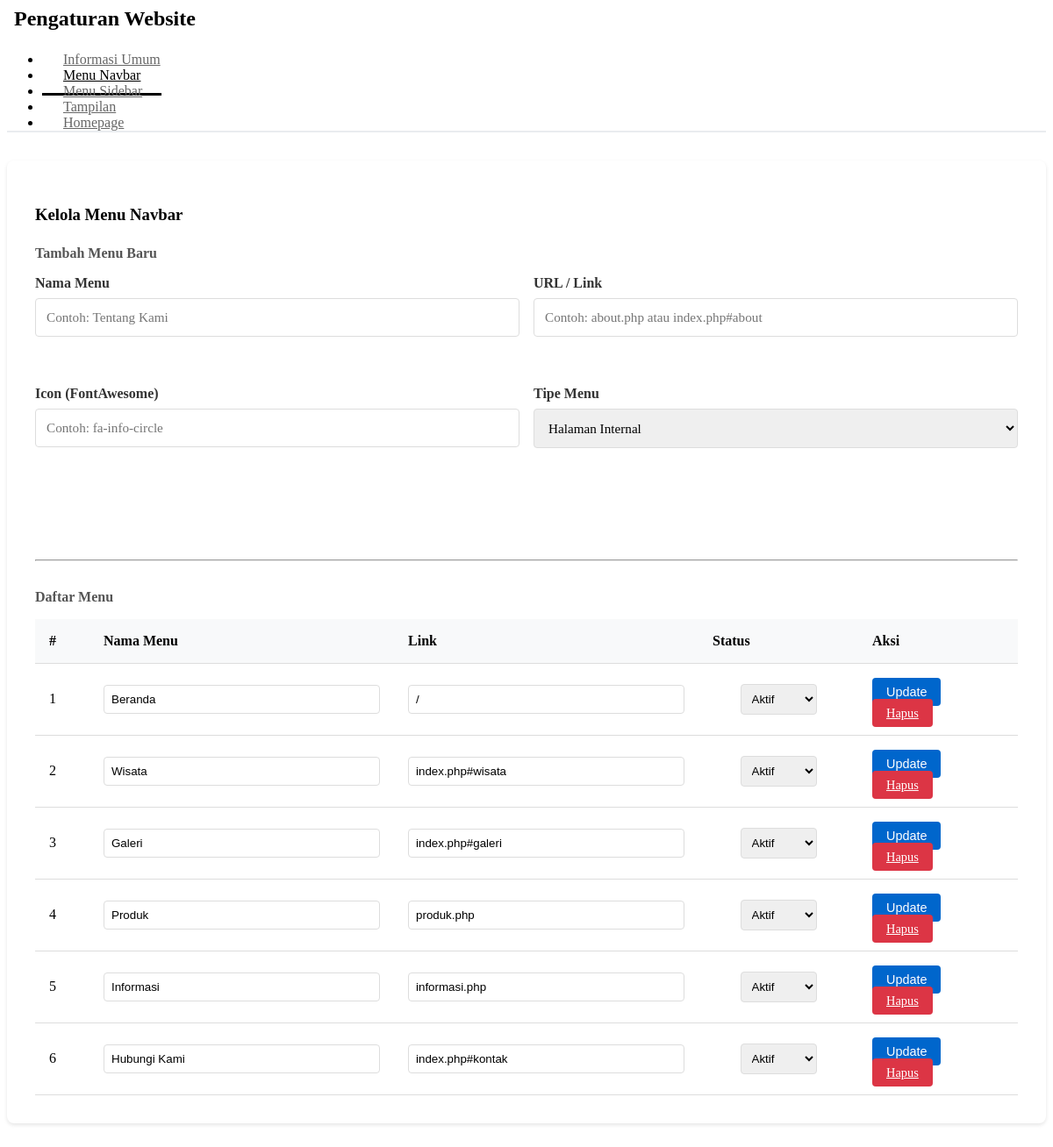
The app's page /dashboard/pages/settings.php?page=settings&tab=navbar with its own data.
### tables this page shows
CREATE TABLE IF NOT EXISTS menu_navbar (
    id INT PRIMARY KEY AUTO_INCREMENT,
    label VARCHAR(100) NOT NULL,
    url VARCHAR(255),
    icon VARCHAR(50),
    urutan INT DEFAULT 0,
    aktif TINYINT DEFAULT 1,
    tipe_menu ENUM('link_eksternal', 'halaman_internal', 'kategori') DEFAULT 'halaman_internal',
    keterangan TEXT,
    created_at TIMESTAMP DEFAULT CURRENT_TIMESTAMP,
    updated_at TIMESTAMP DEFAULT CURRENT_TIMESTAMP ON UPDATE CURRENT_TIMESTAMP
);

### dashboard/pages/settings.php (the view, shortened to what this page needs)
    <?php
$menu_navbar = mysqli_query($koneksi, "SELECT * FROM menu_navbar ORDER BY urutan ASC");
$menu_navbar_data = mysqli_fetch_all($menu_navbar, MYSQLI_ASSOC);
$current_tab = $_GET['tab'] ?? 'general';
?>
<div class="settings-container">
    <h2 class="section-title">
        <i class="fa fa-cog"></i> Pengaturan Website
    </h2>
    <ul class="nav nav-tabs" role="tablist" style="border-bottom: 2px solid #e9ecef; margin-bottom: 0;">
        <li class="nav-item">
            <a class="nav-link <?php echo $current_tab == 'general' ? 'active' : ''; ?>"
               href="?page=settings&tab=general">
                <i class="fa fa-info-circle"></i> Informasi Umum
            </a>
        </li>
        <li class="nav-item">
            <a class="nav-link <?php echo $current_tab == 'navbar' ? 'active' : ''; ?>"
               href="?page=settings&tab=navbar">
                <i class="fa fa-bars"></i> Menu Navbar
            </a>
        </li>
        <li class="nav-item">
            <a class="nav-link <?php echo $current_tab == 'sidebar' ? 'active' : ''; ?>"
               href="?page=settings&tab=sidebar">
                <i class="fa fa-list"></i> Menu Sidebar
            </a>
        </li>
        <li class="nav-item">
            <a class="nav-link <?php echo $current_tab == 'display' ? 'active' : ''; ?>"
               href="?page=settings&tab=display">
                <i class="fa fa-palette"></i> Tampilan
            </a>
        </li>
        <li class="nav-item">
            <a class="nav-link <?php echo $current_tab == 'homepage' ? 'active' : ''; ?>"
               href="?page=settings&tab=homepage">
                <i class="fa fa-home"></i> Homepage
            </a>
        </li>
    </ul>
    <div class="tab-content">
        <?php if ($current_tab == 'navbar'): ?>
        <div class="form-section">
            <h3 style="margin-bottom: 1.5rem; color: var(--dark-green);">
                <i class="fa fa-bars"></i> Kelola Menu Navbar
            </h3>
            <form method="POST" action="?page=settings">
                <h4 style="margin-bottom: 1rem; color: #555;">Tambah Menu Baru</h4>
                <div style="display: grid; grid-template-columns: 1fr 1fr; gap: 1rem; margin-bottom: 2rem;">
                    <div class="form-group">
                        <label for="label">Nama Menu</label>
                        <input type="text" id="label" name="label" placeholder="Contoh: Tentang Kami" required>
                    </div>
                    <div class="form-group">
                        <label for="url">URL / Link</label>
                        <input type="text" id="url" name="url" placeholder="Contoh: about.php atau index.php#about" required>
                    </div>
                </div>
                <div style="display: grid; grid-template-columns: 1fr 1fr; gap: 1rem; margin-bottom: 2rem;">
                    <div class="form-group">
                        <label for="icon">Icon (FontAwesome)</label>
                        <input type="text" id="icon" name="icon" placeholder="Contoh: fa-info-circle">
                    </div>
                    <div class="form-group">
                        <label for="tipe_menu">Tipe Menu</label>
                        <select name="tipe_menu">
                            <option value="halaman_internal">Halaman Internal</option>
                        </select>
                    </div>
                </div>
                <button type="submit" name="tambah_menu_navbar" class="btn-success">
                </button>
            </form>
            <hr style="margin: 2rem 0;">
            <h4 style="margin-bottom: 1rem; color: #555;">Daftar Menu</h4>
            <table class="table-menu">
                <thead>
                    <tr>
                        <th width="30">#</th>
                        <th>Nama Menu</th>
                        <th>Link</th>
                        <th>Status</th>
                        <th width="150">Aksi</th>
                    </tr>
                </thead>
                <tbody>
                    <?php foreach ($menu_navbar_data as $index => $menu): ?>
                    <tr>
                        <td><?php echo $index + 1; ?></td>
                        <td>
                            <form method="POST" action="?page=settings" style="display: inline;">
                                <input type="text" name="label" value="<?php echo htmlspecialchars($menu['label']); ?>"
                                       style="width: 100%; padding: 0.5rem; border: 1px solid #ddd; border-radius: 4px;">
                        </td>
                        <td>
                                <input type="text" name="url" value="<?php echo htmlspecialchars($menu['url']); ?>"
                                       style="width: 100%; padding: 0.5rem; border: 1px solid #ddd; border-radius: 4px;">
                        </td>
                        <td style="text-align: center;">
                            <select name="aktif" style="padding: 0.5rem; border: 1px solid #ddd; border-radius: 4px;">
                                <option value="1" <?php echo $menu['aktif'] ? 'selected' : ''; ?>>Aktif</option>
                            </select>
                        </td>
                        <td>
                            <button type="submit" name="update_menu_navbar" class="btn-primary" style="margin-right: 0.25rem;">
                                <i class="fa fa-save"></i> Update
                            </button>
                            <a href="?page=settings&tab=navbar&delete_navbar=<?php echo $menu['id']; ?>"
                               class="btn-danger" onclick="return confirm('Yakin hapus menu ini?')">
                                <i class="fa fa-trash"></i> Hapus
                            </a>
                        </td>
                    </tr>
                    <?php endforeach; ?>
                </tbody>
            </table>
        </div>
        <?php endif; ?>
    </div>
</div>

### dashboard/pages/settings.php (style rules this page uses)
.settings-container { max-width: 1200px; }
.nav-tabs .nav-link { color: #666; border: none; border-bottom: 3px solid transparent; padding: 0.75rem 1.5rem; font-weight: 500; transition: all 0.3s ease; }
.nav-tabs .nav-link.active { color: var(--dark-green); border-bottom-color: var(--dark-green); background: none; }
.tab-content { padding-top: 2rem; }
.section-title { font-size: 1.5rem; color: var(--dark-green); font-weight: 700; margin-bottom: 1.5rem; display: flex; align-items: center; gap: 0.5rem; }
.form-section { background: #fff; padding: 2rem; border-radius: 8px; margin-bottom: 2rem; box-shadow: 0 2px 4px rgba(0,0,0,0.1); }
.form-group { margin-bottom: 1.5rem; }
.form-group label { display: block; font-weight: 600; margin-bottom: 0.5rem; color: #333; }
.form-group input[type="text"], .form-group input[type="email"], .form-group input[type="url"], .form-group input[type="tel"], .form-group textarea, .form-group select { width: 100%; padding: 0.75rem; border: 1px solid #ddd; border-radius: 4px; font-family: inherit; font-size: 0.95rem; }
.table-menu { width: 100%; border-collapse: collapse; margin-top: 1rem; }
.table-menu thead { background: #f8f9fa; }
.table-menu th, .table-menu td { padding: 1rem; text-align: left; border-bottom: 1px solid #ddd; }
.table-menu th { font-weight: 600; color: var(--dark-green); }
.btn-success { background: var(--dark-green); color: white; border: none; border-radius: 4px; padding: 0.75rem 1.5rem; cursor: pointer; font-weight: 600; transition: all 0.3s ease; }
.btn-primary { background: #0066cc; color: white; border: none; border-radius: 4px; padding: 0.5rem 1rem; cursor: pointer; font-size: 0.9rem; }
.btn-danger { background: #dc3545; color: white; border: none; border-radius: 4px; padding: 0.5rem 1rem; cursor: pointer; font-size: 0.9rem; }

### records on screen
menu_navbar: label "Beranda", url "/", aktif "Aktif"
menu_navbar: label "Wisata", url "index.php#wisata", aktif "Aktif"
menu_navbar: label "Galeri", url "index.php#galeri", aktif "Aktif"
menu_navbar: label "Produk", url "produk.php", aktif "Aktif"
menu_navbar: label "Informasi", url "informasi.php", aktif "Aktif"
menu_navbar: label "Hubungi Kami", url "index.php#kontak", aktif "Aktif"
